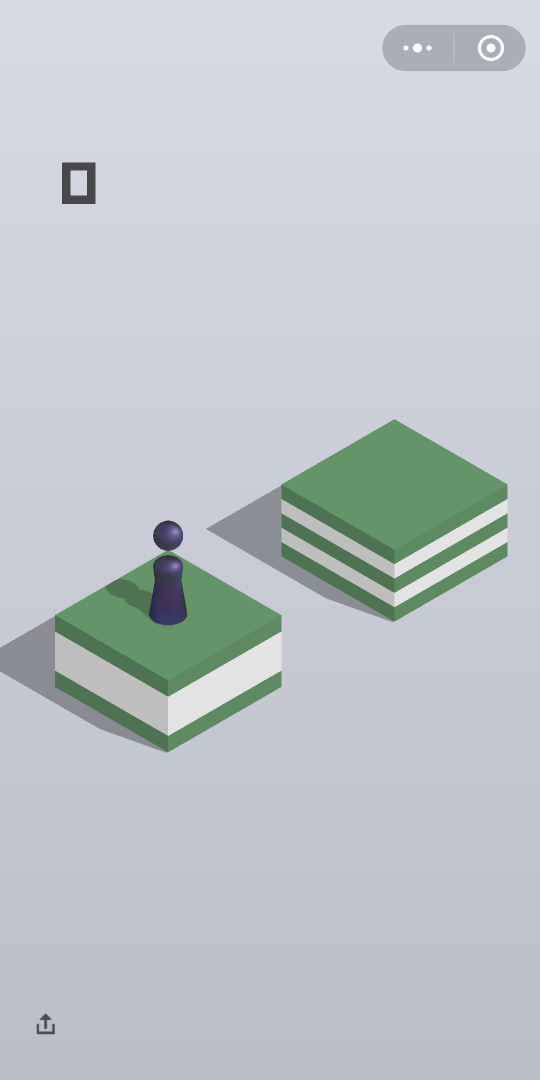
#> input picture data/jump.png, 1080 x 2160 px (shown at 1/2 size)
$ python BaseDetector.py data/jump.png   (older library calls are emulated)
#> lines starting #> are read from the running program, lines starting #| are printed output that depends on the picture; after the words box and inside, x2 and y2 are one past the last pixel; in counts of white or black regions, pixels touching at a corner belong together
#> in main, image is the input picture: shape (2160, 1080, 3); mean B, G, R 202.9, 197, 190.9
import cv2
from matplotlib import pyplot as plt
import sys
import numpy as np
import math

class BaseDetector(object):
    def __init__(self):
        self.debug_imwrite = True
        self.debug_imshow = False
        self.debug_draw = False
        self.debug_output = False
        self.AREA_RATIO_CRITERIA = 1.0/200
        self.ROI_Rect = None

    def set_debug_imwrite(self, flag):
        self.debug_imwrite = flag

    def set_debug_output(self, flag):
        self.debug_output = flag

    # [4 lines left out: function plt_show, not called in this run]

    def detect(self, image, origin_loc):
#> called with origin_loc = (338, 1256)
        h, w, c = image.shape
#> h = 2160; w = 1080; c = 3
        print("w:",w,", h:",h," ,c:",c)
#| w: 1080 , h: 2160  ,c: 3
        Y_OFFSET = 600
        self.ROI_Rect = (0, origin_loc[1]-Y_OFFSET, w, int(Y_OFFSET*1.5))  #left-top, width, height
#> self.ROI_Rect = (0, 656, 1080, 900)
        print("ROI_Rect:", self.ROI_Rect)
#| ROI_Rect: (0, 656, 1080, 900)
        imgray = cv2.cvtColor(image, cv2.COLOR_BGR2GRAY)
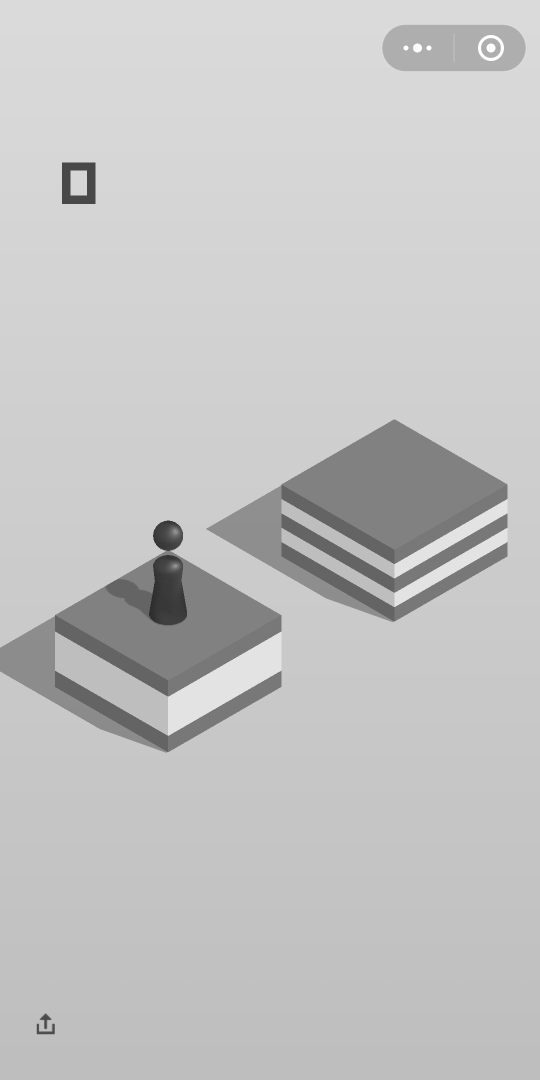
#> imgray: shape (2160, 1080) (shown at 1/2 size); min 46, max 255, mean 195.7
        cv2.imwrite("gray.jpg", imgray)

        edges = cv2.Canny(imgray, 50, 150)
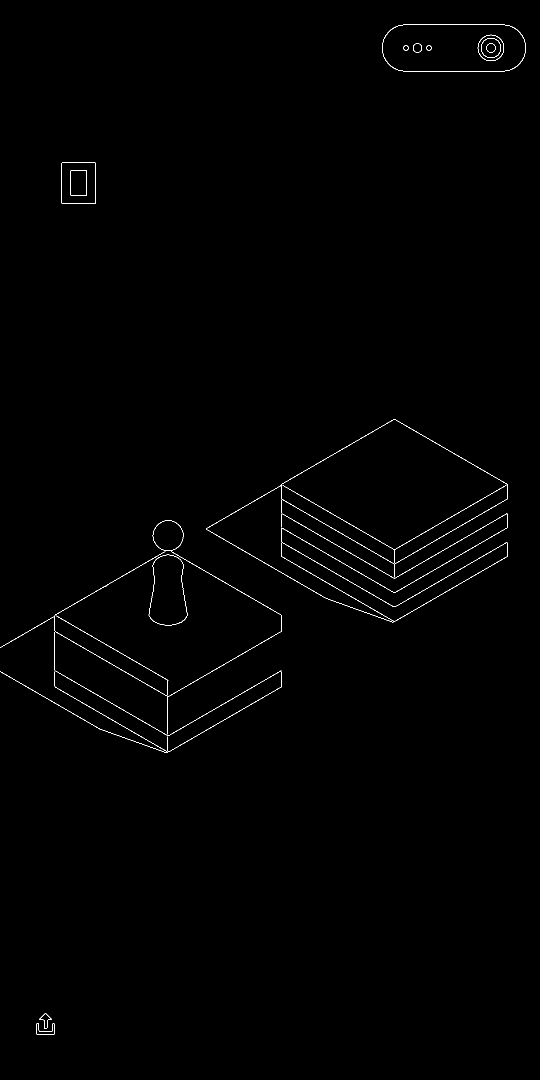
#> edges: shape (2160, 1080) (shown at 1/2 size); 0.44% white in thin lines or dots
        if self.debug_imwrite:
            cv2.imwrite("canny.jpg", edges)

        kernel = np.ones((5,5), np.uint8)
        dilation = cv2.dilate(edges, kernel, iterations=1)
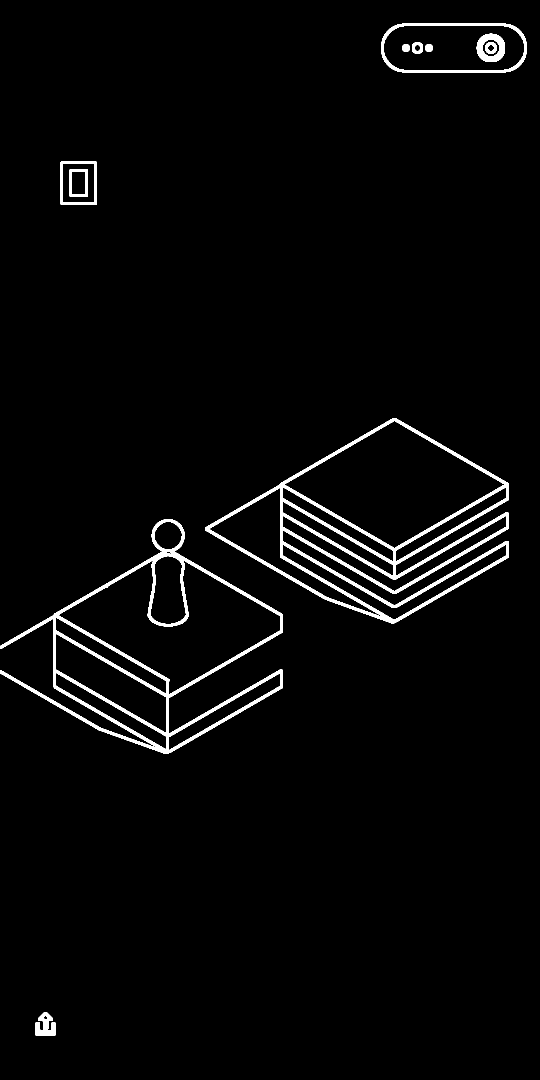
#> dilation: shape (2160, 1080) (shown at 1/2 size); 2.6% white; 11 white regions
        cv2.imwrite("dilation.jpg", dilation)
        #erosion = cv2.erode(dilation, kernel, iterations=1)
        #self.plt_show(erosion, "erosion")
        #cv2.imwrite("erosion.jpg", erosion)

        img, contours, hierarchy = cv2.findContours(dilation, cv2.RETR_TREE, cv2.CHAIN_APPROX_SIMPLE)
#> contours = 43 contours, 5 with area under 20; largest, box (x1, y1, x2, y2) and area: (410, 836, 1018, 1247) 131511, (0, 1038, 566, 1508) 117392, (569, 841, 1009, 1097) 56231, (116, 1120, 561, 1390) 54169, (762, 47, 1054, 145) 26378
        if self.debug_output:
            print("detected contours size: ", len(contours))
#| detected contours size:  43
            print("contours length:",len(contours))
#| contours length: 43

        if self.debug_imwrite:
            img2 = image.copy()
            img = cv2.drawContours(img2, contours, -1, (0, 255, 0), 3)
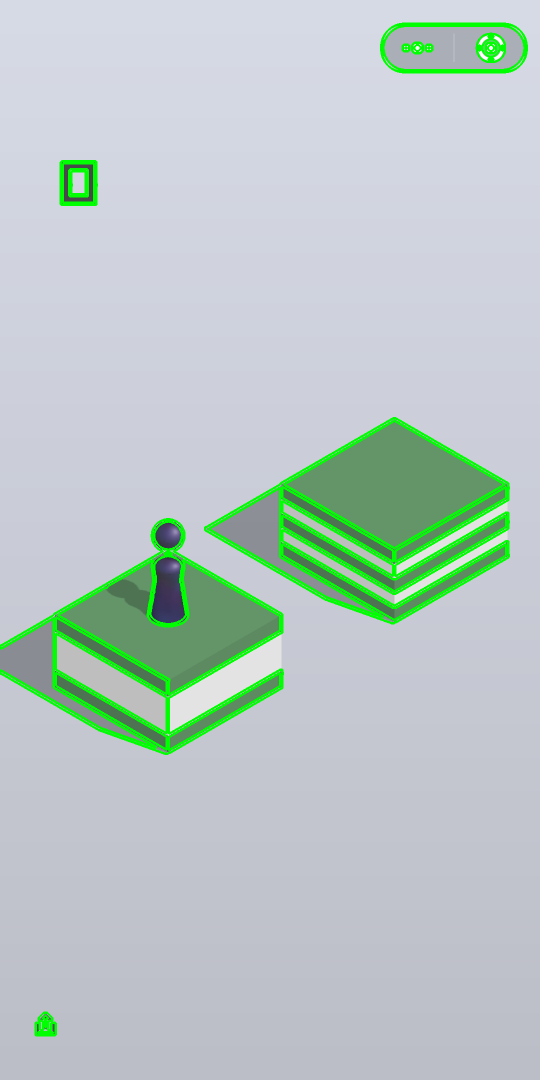
#> img: shape (2160, 1080, 3) (shown at 1/2 size); mean B, G, R 197.3, 200.4, 185.6
            cv2.imwrite("all_contours.jpg", img2)

        if self.debug_draw:
            self._draw_contours_by_hierarchy_info(contours, hierarchy, image)
            self._draw_contours_by_area(contours, edges, image)

        return self._detect_target_loc(contours, hierarchy, image, origin_loc)

    def _detect_target_loc(self, contours, hierarchy, image_base, origin_loc):
        """
        detect target loc by using hierarchy info(NO siblings) & Area & minAreaRect(rotated angle) and its relation of centroid & origin_loc
        """
#> called with hierarchy = array of shape (1, 43, 4), origin_loc = (338, 1256)
        h, w, c = image_base.shape
#> h = 2160; w = 1080; c = 3
        print("detect_target_loc, w:",w, ", h:", h, ", c:", c)
#| detect_target_loc, w: 1080 , h: 2160 , c: 3
        AREA_CRITERIA = w*h*self.AREA_RATIO_CRITERIA
#> AREA_CRITERIA = 11664
        AREA_CRITERIA = 2000
        target_loc = []
        for i in range(len(contours)):
            image = image_base.copy()
            cnt = contours[i]
            print("contour area: ", cv2.contourArea(cnt))
            if cv2.contourArea(cnt) < AREA_CRITERIA:
                print("contourArea is small, continue")
                continue

            x,y,w,h = cv2.boundingRect(cnt)
            print("bouding rect is: ", x, ", ", y, ", ", w, ", ", h)

            if self._feature_inside_ROI(x,y,w,h) == False:
                print("feature not inside ROI,boundingRect(",x,",",y,",",w,",",h,")", "ROI :",self.ROI_Rect)
                continue

            centroid = self._calc_centroid(cnt)
            print("ROI:", self.ROI_Rect)
            print("drawRectangle:",)
            img = cv2.rectangle(image, (2, self.ROI_Rect[1]), (2+self.ROI_Rect[2], self.ROI_Rect[1]+self.ROI_Rect[3]-4), (255,255,0), 2) #draw ROI Rect
            img = cv2.rectangle(image, (x,y), (x+w,y+h), (0,255,0), 2)
            img = cv2.drawContours(image, [cnt], 0, (255, 0, 0), 3)
            img = cv2.circle(image, centroid, 10, (0, 0, 255), -1)
            minAreaRect = cv2.minAreaRect(cnt)
            box = cv2.boxPoints(minAreaRect)
            box = np.int0(box)
            cv2.drawContours(image, [box], 0, (0,0,255), 2)
            rotated_angle = minAreaRect[2]
            print("Rotated angle:", rotated_angle)
            predict_angle = self._angle_between(centroid, origin_loc)
            print("predict_angle:", predict_angle)

            fn = "detect_"+str(i)+".jpg"
            cv2.imwrite(fn, image)
            target_loc.append(centroid)
#> this loop made 43 passes
#> (x, y, w, h, cx in _calc_centroid, cy in _calc_centroid, minAreaRect, box) on passes 6 to 10: (337, 1346, 224, 155, 448, 1422, ((448.4, 1422.8), (269.1, 23.54), -30), [[337, 1500], [325, 1479], [559, 1345], [570, 1365]]), (111, 1345, 223, 155, 222, 1422, ((222, 1422), (23.54, 268.3), -60), [[332, 1499], [99, 1365], [111, 1344], [344, 1478]]), (111, 1267, 223, 200, 221, 1366, ((222, 1366.5), (63.14, 290.8), -60), [[332, 1466], [80, 1321], [111, 1266], [363, 1411]]), (111, 1234, 223, 155, 222, 1310, ((222, 1311), (23.54, 268.3), -60), [[332, 1388], [99, 1254], [111, 1233], [344, 1367]]), (116, 1120, 445, 270, 351, 1248, ((344, 1241.4), (383.5, 249.8), -30), [[240, 1445], [115, 1229], [447, 1037], [572, 1253]])
#> (x, y, w, h) on passes 4, 24, 25, 28, 29, 36: (0, 1038, 566, 470), (121, 322, 73, 88), (125, 326, 64, 80), (762, 47, 292, 98), (766, 51, 284, 90), (953, 67, 57, 57)
#> (printed output is left out)
#> after the loop, target_loc = [(448, 1422), (222, 1422), (221, 1366), (222, 1310), (351, 1248), (335, 1183), (335, 1070), (748, 1039), (788, 1163), (787, 1106), (674, 1076), (544, 1086), (901, 1048), (675, 1048), (788, 968)]

        if len(target_loc) == 1:
            return target_loc[0]
        elif len(target_loc) == 0:
            print("Warning: did not find the target loc.")
            return None
        elif len(target_loc) > 1:
            print("Warning: find more than one target loc. TODO: select the best one.")
            return None

    # [57 lines left out: functions _draw_contours_by_hierarchy_info, _draw_contours_by_area, not called in this run]

    def _calc_centroid(self, cnt):
        M = cv2.moments(cnt)
        cx = int(M['m10']/M['m00'])
        cy = int(M['m01']/M['m00'])
        return (cx,cy)

    def _angle_between(self, p1, p2):
        ang1 = np.arctan2(*p1[::-1])
        ang2 = np.arctan2(*p2[::-1])
        return np.rad2deg((ang1-ang2)%(2*np.pi))

    def _feature_inside_ROI(self, x, y, w, h):
        print("x:", x, "self.rect[0]:",self.ROI_Rect[0], ", y:",y,", ROI_Rect[1]:", self.ROI_Rect[1])
        print("x+w:",x+w,"y+h:",y+h)
        if x > self.ROI_Rect[0] and y > self.ROI_Rect[1] and (x+w)<(self.ROI_Rect[0]+self.ROI_Rect[2]) and (y+h)<(self.ROI_Rect[1]+self.ROI_Rect[3]):
            return True
        return False

    # [23 lines left out: functions plot_baseimage_and_cmp_image, test, not called in this run]

def main(filename):
    image = cv2.imread(filename)
    #TODO: Need to calc chess_basecenter

    base_detector = BaseDetector()
    #base_detector.plt_show(image)
    base_detector.set_debug_imwrite(True)
    base_detector.set_debug_output(True)

    fake_basecenter = (338,1256)
    base_detector.detect(image, fake_basecenter)

if __name__ == '__main__':
    print("usage: BaseDetection.py filename ")
    main(sys.argv[1])
    #test()
